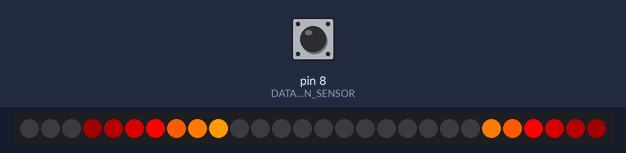
Bench run of a sketch on a simulated Arduino Uno, built with avr-gcc and run on an emulated ATmega328P. Parts: 28 RGB LEDs in strip order, left to right. The test bench sets the inputs (shaded band); at power-on: pin 8 (DATA_PIN_SENSOR) HIGH. Random numbers use the default seed unless the sketch sets one.

Above: at 1.2 s.
1.3 s: pin 8 (DATA_PIN_SENSOR) driven LOW
At 2.93 s:
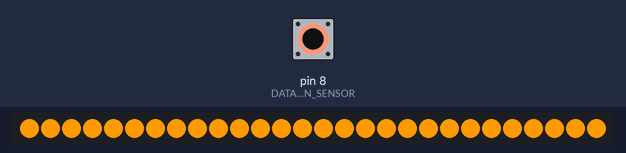
3.5 s: pin 8 (DATA_PIN_SENSOR) driven HIGH
At 4.3 s:
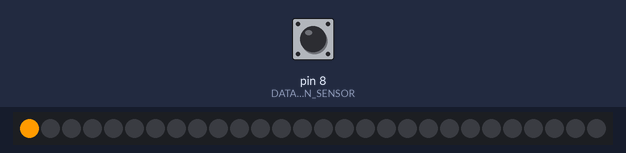
5.6 s: pin 8 (DATA_PIN_SENSOR) pulsed LOW 5 times (0.12 s each, 0.3 s apart)
At 6.81 s:
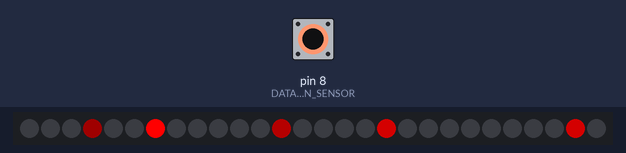

The sketch:

bksor_chaser.ino
```cpp
/**
 * Black Knight: Sword of Rage - Ramp Chaser LED Project
 *
 * Author: Andrew Burch
 * Notes: Arduino driven LED animation for the ramp on Black Knight: Sword of Rage pinball machine
 *    - Designed to animate the unlit ramp lighting bolt cutouts on Black Knight Pro models
 *    - Controlled by Arduino Uno board - requires 12V input
 *    - Uses addressable WS2812 RGB LED strip cut in 2 - requires 5V
 *    - Reads sensor to switch between animation states - requires 5V
 *
 *    - LED index layout
 *       13 | 14  <- top of ramp
 *       12 | 15
 *       11 | 16
 *       10 | 17
 *        9 | 18
 *        8 | 19
 *        7 | 20
 *        6 | 21
 *        5 | 22
 *        4 | 23
 *        3 | 24
 *        2 | 25
 *        1 | 26
 *        0 | 27  <- ramp entry
 */

#include "FastLED.h"

// project configuration values
#define NUM_ANIMATION_LEDS 28           // total number of LEDs required for animation

#define DATA_PIN_RANDOM 0               // use noise for random seed
#define DATA_PIN_LED 7                  // LED communicataion pin from Uno board
#define DATA_PIN_SENSOR 8               // sensor read pin (used flail state detection)

#define LEDS_PER_STRIP 14               // number of LEDs per strip
#define LEFT_STRIP_INDEX 0              // first LED index of left strip
#define RIGHT_STRIP_INDEX 14            // first LED index of right strip

#define COLOUR_SEQUENCE_SIZE 11         // number of colours in the animation sequence
#define COLOUR_SEQUENCE_SIZE_SHORT 7    // number of colours in the shorter animation sequence
#define COLOUR_DATA_LENGTH 22

#define ANIMATION_DELAY_CHASE 50        // delay (in milliseconds) between animation frame update
#define ANIMATION_DELAY_OFFSET_CHASE 40
#define ANIMATION_DELAY_GLOW 45
#define ANIMATION_DELAY_CROSS 45
#define ANIMATION_DELAY_ZIPPY 30
#define ANIMATION_DELAY_ZIPPY_CROSS 30
#define ANIMATION_DELAY_DECAY 0         // no delay here as we'll use the decayActiveDelays array
#define ANIMATION_DELAY_NONE 0

#define ANIMATION_TYPE_CHASE 0          // animation types
#define ANIMATION_TYPE_OFFSET_CHASE 1
#define ANIMATION_TYPE_GLOW 2
#define ANIMATION_TYPE_CROSS 3
#define ANIMATION_TYPE_ZIPPY 4
#define ANIMATION_TYPE_ZIPPY_CROSS 5
#define ANIMATION_TYPE_DECAY 6
#define ANIMATION_TYPE_NONE 7

#define ANIMATION_DIRECTION_UP 1
#define ANIMATION_DIRECTION_DOWN -1

#define FLAIL_STATE_UNKNOWN 0
#define FLAIL_STATE_OPEN 1
#define FLAIL_STATE_CLOSED 2
#define FLAIL_STATE_MOVING 3

#define ANIMATION_CHANGE_UNSTABLE 350
#define ANIMATION_CHANGE_COOLDOWN 600

// global variables
int animationType = ANIMATION_TYPE_NONE;      // the active animation type for rendering to the LED strip
int animationTypeDelay = 0;                   // the delay reset in milliseconds between animation updates for the active animation type
int animationDelay = 0;                       // the delay in milliseconds between animation updates

int colourScheme[] = {                        // red / green values for colour scheme - blue always 0.
    255, 154,
    255, 122,
    255, 90,
    255, 0,
    128, 0,
    64, 0,
    32, 0,
    0, 0,
    0, 0,
    0, 0,
    0, 0
  };

unsigned long currentMillis;
unsigned long lastFrameMillis;
unsigned long deltaTime;

int flailStateLockedIn = FLAIL_STATE_UNKNOWN; // current stable flail state in control of animation
int flailStateDesired = FLAIL_STATE_UNKNOWN;  // desired flail state based on current state of the flail returned by the sensor
int flailStateChangeCountdown = 0;            // duration (in ms) that the desired flail state must remain constant before animation will update
int flailStateUnstableDuration = 0;           // duration the flail has been moving constantly

int colourSequenceIndex = 0;                  // index into colour animation table
int glowDirection = ANIMATION_DIRECTION_UP;   // glow animation direction (1 = fade up, -1 = fade down)
int zippyDirection = ANIMATION_DIRECTION_UP;  // zip animation directon (1 = strobe up strip, -1 = strobe down strip)
int zippyAnimateIndex = 0;

int decayActiveDelays[NUM_ANIMATION_LEDS];    // data tables for decay animation type
int decayResetDelays[NUM_ANIMATION_LEDS];
int decayColourIndexes[NUM_ANIMATION_LEDS];

CRGB leds[NUM_ANIMATION_LEDS];                // RGB resources for rendering to the LED strips
CRGB colourSequence[COLOUR_SEQUENCE_SIZE];    // colour look up table for animation


/**
 * setup - initialise LED strip and colour sequence
 */
void setup()
{
  //Serial.begin(9600);   // enable for console logging

  FastLED.addLeds<WS2812, DATA_PIN_LED, GRB>(leds, NUM_ANIMATION_LEDS);

  // init colour sequence
  for (int i = 0; i < COLOUR_DATA_LENGTH; i+=2)
  {
    colourSequence[i >> 1] = CRGB(colourScheme[i], colourScheme[i + 1], 0);
  }

  pinMode(DATA_PIN_SENSOR, INPUT);

  randomSeed(analogRead(DATA_PIN_RANDOM));

  resetLEDState();

  FastLED.show();

  lastFrameMillis = millis();
}


/**
 * main update loop - calculate delta time and call update functions
 */
void loop()
{
  currentMillis = millis();

  deltaTime = currentMillis - lastFrameMillis;

  updateAnimation(deltaTime);

  updateAnimationType(deltaTime);

  lastFrameMillis = currentMillis;
}


/**
 * apply delta time to animation delay and update animation to LED strip
 */
void updateAnimation(unsigned long deltaTime)
{
  animationDelay -= deltaTime;

  if (animationDelay > 0)
  {
    return;
  }

  switch (animationType)
  {
    case ANIMATION_TYPE_CHASE:
      animationChase(false);
      break;
    case ANIMATION_TYPE_OFFSET_CHASE:
      animationChase(true);
      break;
    case ANIMATION_TYPE_GLOW:
      animationGlow();
      break;
    case ANIMATION_TYPE_CROSS:
      animationCross();
      break;
    case ANIMATION_TYPE_ZIPPY:
      animationZippy(false);
      break;
    case ANIMATION_TYPE_ZIPPY_CROSS:
      animationZippy(true);
      break;
    case ANIMATION_TYPE_DECAY:
      animationDecay(deltaTime);
      break;
    case ANIMATION_TYPE_NONE:
      break;
  }

  FastLED.show();

  animationDelay += animationTypeDelay;
}


/**
 * evaluate sensor state detection and switch to desired animation type
 */
void updateAnimationType(unsigned long deltaTime)
{
  // determine if the sensor can currently detect the flail in its path
  int flailStateDetected = FLAIL_STATE_OPEN;

  if (digitalRead(DATA_PIN_SENSOR) == LOW)
  {
    flailStateDetected = FLAIL_STATE_CLOSED;
  }

  // if detected flail state matches the last stable flail state and there is no change countdown in progress, assume no change in progress.
  if (flailStateDetected == flailStateLockedIn && flailStateChangeCountdown == 0)
  {
    return;
  }

  int switchToAnimationType = ANIMATION_TYPE_NONE;

  if (flailStateDetected == flailStateDesired)
  {
    flailStateChangeCountdown -= deltaTime;

    // if the flail state has remained consistent for long enough, switch the aniation type
    if (flailStateChangeCountdown <= 0)
    {
      flailStateChangeCountdown = 0;
      flailStateUnstableDuration = 0;
      flailStateLockedIn = flailStateDesired;
      flailStateDesired = FLAIL_STATE_UNKNOWN;

      switchToAnimationType = flailStateLockedIn == FLAIL_STATE_CLOSED ? ANIMATION_TYPE_GLOW : ANIMATION_TYPE_OFFSET_CHASE;
    }
  }
  else
  {
    flailStateDesired = flailStateDetected;
    flailStateUnstableDuration += (1 - (flailStateChangeCountdown / ANIMATION_CHANGE_COOLDOWN)) * 45; // dampening for unstable flail animation
    flailStateChangeCountdown = ANIMATION_CHANGE_COOLDOWN;

    // detect if the flail movement is unstable enough to switch the animation type
    if ((flailStateUnstableDuration > ANIMATION_CHANGE_UNSTABLE) && (animationType != ANIMATION_TYPE_DECAY))
    {
      switchToAnimationType = ANIMATION_TYPE_DECAY;
    }
  }

  if (switchToAnimationType == ANIMATION_TYPE_NONE)
  {
    return;
  }

  // kick off a new animation state for the LED strips
  animationType = switchToAnimationType;

  initAnimationType(animationType);

  resetLEDState();
}


/**
 * initialise animation type variables
 */
void initAnimationType(int animType)
{
  switch (animType)
  {
    case ANIMATION_TYPE_CHASE:
      animationDelay = ANIMATION_DELAY_CHASE;
      animationTypeDelay = ANIMATION_DELAY_CHASE;
      colourSequenceIndex = 0;
      break;

    case ANIMATION_TYPE_OFFSET_CHASE:
      animationDelay = ANIMATION_DELAY_OFFSET_CHASE;
      animationTypeDelay = ANIMATION_DELAY_OFFSET_CHASE;
      colourSequenceIndex = 0;
      break;

    case ANIMATION_TYPE_GLOW:
      animationDelay = ANIMATION_DELAY_GLOW;
      animationTypeDelay = ANIMATION_DELAY_GLOW;
      colourSequenceIndex = 0;
      glowDirection = ANIMATION_DIRECTION_UP;
      break;

    case ANIMATION_TYPE_CROSS:
      animationDelay = ANIMATION_DELAY_CROSS;
      animationTypeDelay = ANIMATION_DELAY_CROSS;
      colourSequenceIndex = 0;
      glowDirection = ANIMATION_DIRECTION_UP;
      break;

    case ANIMATION_TYPE_ZIPPY:
      animationDelay = ANIMATION_DELAY_ZIPPY;
      animationTypeDelay = ANIMATION_DELAY_ZIPPY;
      zippyDirection = ANIMATION_DIRECTION_UP;
      zippyAnimateIndex = 0;
      break;

    case ANIMATION_TYPE_ZIPPY_CROSS:
      animationDelay = ANIMATION_DELAY_ZIPPY_CROSS;
      animationTypeDelay = ANIMATION_DELAY_ZIPPY_CROSS;
      zippyDirection = ANIMATION_DIRECTION_UP;
      zippyAnimateIndex = 0;
      break;

    case ANIMATION_TYPE_DECAY:
      animationDelay = ANIMATION_DELAY_DECAY;
      animationTypeDelay = ANIMATION_DELAY_DECAY;

      for (int i = 0; i < NUM_ANIMATION_LEDS; i++)
      {
        int newDelay = 35 + (random(0, 6) * 5);

        decayActiveDelays[i] = newDelay;
        decayResetDelays[i] = newDelay;
        decayColourIndexes[i] = random(0, 9);
      }
      break;

    default:
      // we shouldn't reach this
      break;
  }
}


/**
 * Reset all LEDs to off
 */
void resetLEDState()
{
  for (int i = 0; i < NUM_ANIMATION_LEDS; i++)
  {
    leds[i] = CRGB(0, 0, 0);
  }
}


/**
 * Cycle colour sequence up the 2 LED strips like a chase effect
 */
void animationChase(bool animateWithOffset)
{
  // cycle existing colours up the left strip (uses LED's 0 -> 7)
  for (int i = LEDS_PER_STRIP - 2; i >= 0; i--)
  {
    leds[i + 1] = leds[i];
  }

  // cycle existing colours up the right strip (uses LED's 15 -> 8)
  for (int i = 0; i <= LEDS_PER_STRIP - 2; i++)
  {
    leds[RIGHT_STRIP_INDEX + i] = leds[RIGHT_STRIP_INDEX + i + 1];
  }

  // if right strip is offset, calculate alternative colour sequence index
  int rightLEDStripColourIndex = colourSequenceIndex;

  if (animateWithOffset)
  {
    rightLEDStripColourIndex = colourSequenceIndex + COLOUR_SEQUENCE_SIZE_SHORT;

    if (rightLEDStripColourIndex >= COLOUR_SEQUENCE_SIZE)
    {
      rightLEDStripColourIndex = rightLEDStripColourIndex - (COLOUR_SEQUENCE_SIZE - 1);
    }
  }

  // feed next colour from the sequence into the beginning of both strips
  leds[LEFT_STRIP_INDEX] = colourSequence[colourSequenceIndex];
  leds[NUM_ANIMATION_LEDS - 1] = colourSequence[rightLEDStripColourIndex];

  colourSequenceIndex++;

  // loop colour sequence index once all colours rendered
  if (colourSequenceIndex == COLOUR_SEQUENCE_SIZE)
  {
    colourSequenceIndex = 0;
  }
}


/**
 * Glow LED's forwards and backwards through the colour sequence
 */
void animationGlow()
{
  // apply current colour from the animation sequence to the LEDs
  for (int i  = 0; i < NUM_ANIMATION_LEDS; i++)
  {
    leds[i] = colourSequence[colourSequenceIndex];
  }

  // advance colour index based on the direction
  colourSequenceIndex += glowDirection;

  // if a barrier is reached, swap the animation direction
  if (colourSequenceIndex < 0 || (colourSequenceIndex == COLOUR_SEQUENCE_SIZE))
  {
    glowDirection *= -1;
    colourSequenceIndex += glowDirection; // get the index back into a valid state
  }
}


/**
 * Cross fade the 2 LED strips
 */
void animationCross()
{
  int inverseColourSequenceIndex = (COLOUR_SEQUENCE_SIZE - 1) - colourSequenceIndex;

  for (int i  = 0; i < LEDS_PER_STRIP; i++)
  {
    leds[i] =  colourSequence[colourSequenceIndex];
    leds[RIGHT_STRIP_INDEX + i] = colourSequence[inverseColourSequenceIndex];
  }

  colourSequenceIndex += glowDirection;

  // if a barrier is reached, swap the animation direction
  if (colourSequenceIndex < 0 || (colourSequenceIndex == COLOUR_SEQUENCE_SIZE))
  {
    glowDirection *= -1;
    colourSequenceIndex += glowDirection; // get the index back into a valid state
  }
}


/**
 * Strobe up and down the LED strips
 */
void animationZippy(bool oppositeStrips)
{
  int readColourIndexStart = zippyAnimateIndex >= LEDS_PER_STRIP ? (zippyAnimateIndex - 13) : 0;
  int leftLEDStripWriteIndex = zippyDirection == ANIMATION_DIRECTION_UP ? min(13, zippyAnimateIndex) : max(13 - zippyAnimateIndex, 0);
  int writeAdvance = -zippyDirection;
  int colourSequenceReadIndex;
  int rightLEDStripWriteIndex;

  for (int i = readColourIndexStart; i <= zippyAnimateIndex; i++)
  {
    colourSequenceReadIndex = min(i, 13);
    rightLEDStripWriteIndex = oppositeStrips ? (RIGHT_STRIP_INDEX + leftLEDStripWriteIndex) : (27 - leftLEDStripWriteIndex);

    leds[leftLEDStripWriteIndex] = colourSequence[colourSequenceReadIndex];
    leds[rightLEDStripWriteIndex] = colourSequence[colourSequenceReadIndex];

    leftLEDStripWriteIndex += writeAdvance;
  }

  zippyAnimateIndex++;

  // detect if entire colour sequence has played across LED strip, if so, switch directions
  if (zippyAnimateIndex == 30)
  {
    zippyDirection *= -1;
    zippyAnimateIndex = 0;
  }
}


/**
 * decay colours from bright to black on each LED
 */
void animationDecay(unsigned long deltaTime)
{
  for (int i = 0; i < NUM_ANIMATION_LEDS; i++)
  {
    decayActiveDelays[i] -= (int) deltaTime;

    if (decayActiveDelays[i] > 0)
    {
      continue;
    }

    decayColourIndexes[i]++;

    if (decayColourIndexes[i] == 10)
    {
      decayColourIndexes[i] = 0;

      decayResetDelays[i] = 35 + (random(0, 6) * 5);
    }

    leds[i] = colourSequence[decayColourIndexes[i]];

    decayActiveDelays[i] = decayResetDelays[i];
  }
}
```
